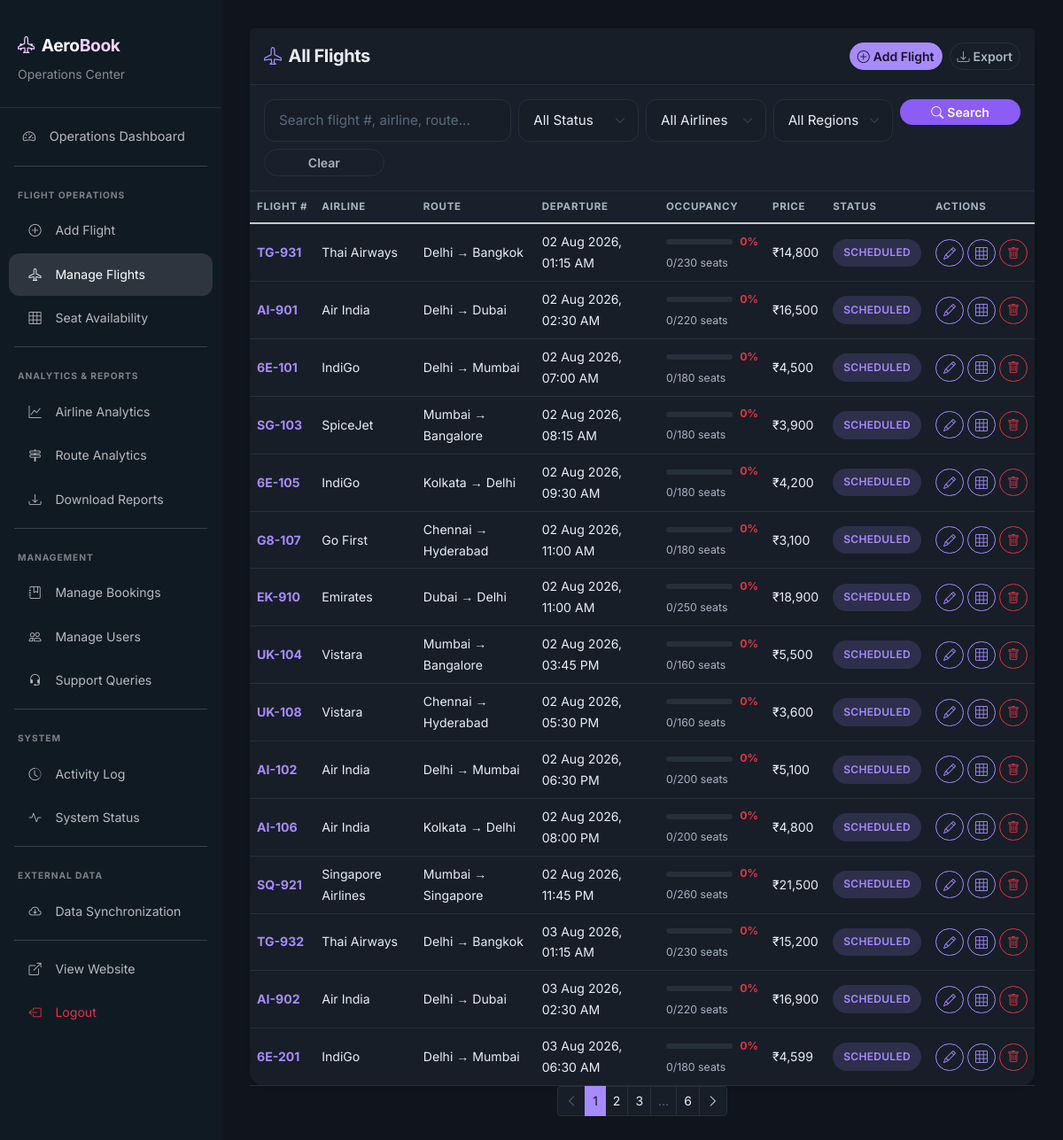
/admin/manage-flights.php (signed in), run on an earlier commit of the app's database.
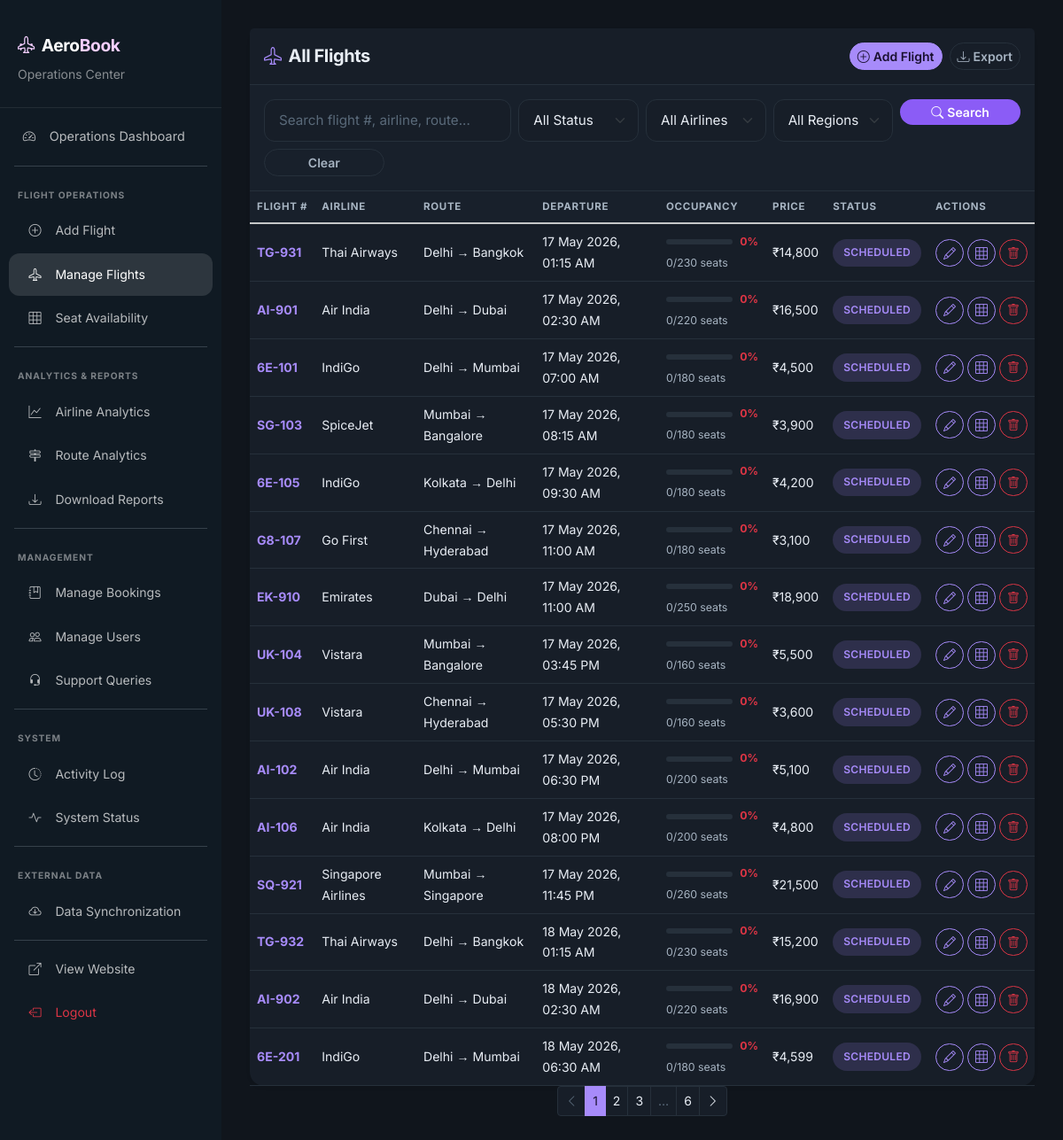
And on a later commit of the database.
### tables this page shows
CREATE TABLE IF NOT EXISTS flights (
    flight_id INT AUTO_INCREMENT PRIMARY KEY,
    airline_name VARCHAR(100) NOT NULL,
    flight_number VARCHAR(20) NOT NULL UNIQUE,
    source VARCHAR(100) NOT NULL,
    destination VARCHAR(100) NOT NULL,
    departure_time DATETIME NOT NULL,
    arrival_time DATETIME NOT NULL,
    total_seats INT NOT NULL DEFAULT 180,
    seats_available INT NOT NULL DEFAULT 180,
    price DECIMAL(10, 2) NOT NULL,
    status ENUM('Scheduled', 'Delayed', 'Cancelled', 'Completed') DEFAULT 'Scheduled',
    created_at TIMESTAMP DEFAULT CURRENT_TIMESTAMP,
     
     
     
    CONSTRAINT chk_flights_seats CHECK (seats_available <= total_seats)
);

### includes/TokenHelper.php (called while the page is built, shortened)
<?php
if (!defined('AEROBOOK_TOKEN_HELPER')) {
function generateDeleteToken() {
    $token = bin2hex(random_bytes(16));
    return $token;
}
function deleteLink($baseUrl, $param, $value) {
    $token = generateDeleteToken();
    return BASE_URL . $baseUrl . '?' . $param . '=' . $value . '&token=' . $token;
}
}

### admin/manage-flights.php (the view, shortened to what this page needs)
<?php
require_once __DIR__ . '/includes/admin-header.php';
require_once __DIR__ . '/../includes/Paginator.php';
$search = trim($_GET['search'] ?? '');
$sql = "SELECT * FROM flights WHERE 1=1";
$sql .= " ORDER BY departure_time ASC";
$countSql = "SELECT COUNT(*) as c FROM ($sql) as sub";
$countStmt = mysqli_prepare($conn, $countSql);
mysqli_stmt_execute($countStmt);
$totalRows = (int)mysqli_fetch_assoc(mysqli_stmt_get_result($countStmt))['c'];
$paginator = new Paginator($totalRows, 15);
$sql .= " LIMIT {$paginator->perPage()} OFFSET {$paginator->offset()}";
$stmt = mysqli_prepare($conn, $sql);
mysqli_stmt_execute($stmt);
$flights_result = mysqli_stmt_get_result($stmt);
$flights = [];
while ($f = mysqli_fetch_assoc($flights_result)) $flights[] = $f;
?>
<div class="card border-0 shadow-sm rounded-4">
    <div class="card-header bg-white p-3 border-bottom d-flex justify-content-between align-items-center flex-wrap gap-2">
        <h5 class="mb-0 fw-bold"><i class="bi bi-airplane me-2 text-primary"></i>All Flights</h5>
        <div class="d-flex gap-2 flex-wrap">
            <a href="add-flight.php" class="btn btn-primary btn-sm"><i class="bi bi-plus-circle me-1"></i>Add Flight</a>
            <a href="reports.php?export=1&type=flights" class="btn btn-outline-secondary btn-sm"><i class="bi bi-download me-1"></i>Export</a>
        </div>
    </div>
    <div class="card-body p-3 bg-light border-bottom">
        <form method="GET" class="row g-2">
            <div class="col-md-4"><input type="text" name="search" class="form-control form-control-sm" placeholder="Search flight #, airline, route..." value="<?php echo htmlspecialchars($search); ?>"></div>
            <div class="col-md-2">
                <select name="status" class="form-select form-select-sm">
                    <option value="">All Status</option>
                </select>
            </div>
            <div class="col-md-2">
                <select name="airline" class="form-select form-select-sm">
                    <option value="">All Airlines</option>
                </select>
            </div>
<div class="col-md-2">
                <select name="region" class="form-select form-select-sm">
                    <option value="">All Regions</option>
                </select>
            </div>
            <div class="col-md-2"><button type="submit" class="btn btn-accent btn-sm w-100"><i class="bi bi-search me-1"></i>Search</button></div>
            <div class="col-md-2"><a href="manage-flights.php" class="btn btn-outline-secondary btn-sm w-100">Clear</a></div>
        </form>
    </div>
    <div class="card-body p-0">
        <div class="table-responsive">
            <table class="table table-hover align-middle mb-0">
                <thead class="table-light">
                    <tr><th>Flight #</th><th>Airline</th><th>Route</th><th>Departure</th><th>Occupancy</th><th>Price</th><th>Status</th><th>Actions</th></tr>
                </thead>
                <tbody>
                    <?php if (empty($flights)): ?>
                    <tr><td colspan="8" class="text-center text-muted py-4">No flights found matching your criteria.</td></tr>
                    <?php else: foreach($flights as $f):
                        $booked = $f['total_seats'] - $f['seats_available'];
                        $occ = $f['total_seats'] > 0 ? round($booked / $f['total_seats'] * 100, 1) : 0;
                    ?>
                    <tr>
                        <td><span class="text-accent fw-bold"><?php echo htmlspecialchars($f['flight_number']); ?></span></td>
                        <td><?php echo htmlspecialchars($f['airline_name']); ?></td>
                        <td><?php echo htmlspecialchars($f['source'] . ' → ' . $f['destination']); ?></td>
                        <td><?php echo formatDateTime($f['departure_time']); ?></td>
                        <td style="min-width:120px;">
                            <div class="d-flex align-items-center gap-2">
                                <div class="progress flex-grow-1" style="height:6px;">
                                </div>
                                <small class="fw-bold <?php echo $occ >= 80 ? 'text-success' : ($occ >= 50 ? 'text-warning' : 'text-danger'); ?>"><?php echo $occ; ?>%</small>
                            </div>
                            <small class="text-muted"><?php echo $booked; ?>/<?php echo $f['total_seats']; ?> seats</small>
                        </td>
                        <td><?php echo formatPrice($f['price']); ?></td>
                        <td><?php echo statusBadge($f['status']); ?></td>
                        <td>
                            <div class="d-flex gap-1">
                                <a href="edit-flight.php?id=<?php echo $f['flight_id']; ?>" class="btn btn-sm btn-outline-primary" title="Edit flight" aria-label="Edit flight <?php echo $f['flight_number']; ?>"><i class="bi bi-pencil"></i></a>
                                <a href="manage-seats.php?flight_id=<?php echo $f['flight_id']; ?>" class="btn btn-sm btn-outline-info" title="View seats" aria-label="View seats for <?php echo $f['flight_number']; ?>"><i class="bi bi-grid-3x3"></i></a>
                                <a href="<?php echo deleteLink('admin/manage-flights.php', 'delete', $f['flight_id'], 'Delete'); ?>" class="btn btn-sm btn-outline-danger" onclick="return confirm('Delete flight permanently?')" title="Delete flight" aria-label="Delete flight <?php echo $f['flight_number']; ?>"><i class="bi bi-trash"></i></a>
                            </div>
                        </td>
                    </tr>
                    <?php endforeach; endif; ?>
                </tbody>
            </table>
        </div>
    </div>
</div>
<?php echo $paginator->render(); ?>
<?php require_once __DIR__ . '/includes/admin-footer.php'; ?>

### admin/includes/admin-header.php (shortened to what this page needs)
<?php
require_once __DIR__ . '/../../includes/functions.php';
?>
<!DOCTYPE html>
<html lang="en">
<head>
    <link href="https://cdn.jsdelivr.net/npm/bootstrap@5.3.3/dist/css/bootstrap.min.css" rel="stylesheet">
    <link href="https://cdn.jsdelivr.net/npm/bootstrap-icons@1.11.3/font/bootstrap-icons.min.css" rel="stylesheet">
    <link href="https://db.onlinewebfonts.com/c/04e6981992c0e2e7642af2074ebe3901?family=Helvetica+Now+Display+Bold" rel="stylesheet">
    <?php $cssVer = filemtime(__DIR__ . '/../../css/aerobook.css'); ?>
    <link href="<?php echo asset('css/style.css') . '?v=' . filemtime(__DIR__ . '/../../css/style.css'); ?>" rel="stylesheet">
    <link href="<?php echo asset('css/aerobook.css') . '?v=' . $cssVer; ?>" rel="stylesheet">
</head>
<body>
<div class="admin-wrapper">
    <aside class="admin-sidebar collapse d-lg-block" id="adminSidebar">
        <div class="sidebar-pinned">
            <div class="sidebar-brand d-flex justify-content-between align-items-start">
                <div>
                    <h4><i class="bi bi-airplane-engines me-2" style="color: #F4CEFF;"></i><span class="text-white">Aero</span><span style="color: #F4CEFF;">Book</span></h4>
                    <small>Operations Center</small>
                </div>
            </div>
            <a href="<?php echo BASE_URL; ?>admin/dashboard.php" class="pinned-dashboard-link <?php echo basename($_SERVER['PHP_SELF'])=='dashboard.php'?'active':''; ?>"><i class="bi bi-speedometer2"></i>Operations Dashboard</a>
            <hr class="text-muted opacity-25">
        </div>
        <ul class="sidebar-nav">
            <li class="sidebar-label">Flight Operations</li>
            <li><a href="<?php echo BASE_URL; ?>admin/add-flight.php" class="<?php echo basename($_SERVER['PHP_SELF'])=='add-flight.php'?'active':''; ?>"><i class="bi bi-plus-circle"></i>Add Flight</a></li>
            <li><a href="<?php echo BASE_URL; ?>admin/manage-flights.php" class="<?php echo basename($_SERVER['PHP_SELF'])=='manage-flights.php'?'active':''; ?>"><i class="bi bi-airplane"></i>Manage Flights</a></li>
            <li><a href="<?php echo BASE_URL; ?>admin/manage-seats.php" class="<?php echo basename($_SERVER['PHP_SELF'])=='manage-seats.php'?'active':''; ?>"><i class="bi bi-grid-3x3"></i>Seat Availability</a></li>
            <li><hr class="text-muted opacity-25"></li>
            <li class="sidebar-label">Analytics & Reports</li>
            <li><a href="<?php echo BASE_URL; ?>admin/analytics.php" class="<?php echo basename($_SERVER['PHP_SELF'])=='analytics.php'?'active':''; ?>"><i class="bi bi-graph-up"></i>Airline Analytics</a></li>
            <li><a href="<?php echo BASE_URL; ?>admin/route-analytics.php" class="<?php echo basename($_SERVER['PHP_SELF'])=='route-analytics.php'?'active':''; ?>"><i class="bi bi-signpost-2"></i>Route Analytics</a></li>
            <li><a href="<?php echo BASE_URL; ?>admin/reports.php" class="<?php echo basename($_SERVER['PHP_SELF'])=='reports.php'?'active':''; ?>"><i class="bi bi-download"></i>Download Reports</a></li>
            <li><hr class="text-muted opacity-25"></li>
            <li class="sidebar-label">Management</li>
            <li><a href="<?php echo BASE_URL; ?>admin/manage-bookings.php" class="<?php echo basename($_SERVER['PHP_SELF'])=='manage-bookings.php'?'active':''; ?>"><i class="bi bi-journal-bookmark"></i>Manage Bookings</a></li>
            <li><a href="<?php echo BASE_URL; ?>admin/manage-users.php" class="<?php echo basename($_SERVER['PHP_SELF'])=='manage-users.php'?'active':''; ?>"><i class="bi bi-people"></i>Manage Users</a></li>
            <li><a href="<?php echo BASE_URL; ?>admin/manage-contacts.php" class="<?php echo basename($_SERVER['PHP_SELF'])=='manage-contacts.php'?'active':''; ?>"><i class="bi bi-headset"></i>Support Queries</a></li>
            <li><hr class="text-muted opacity-25"></li>
            <li class="sidebar-label">System</li>
            <li><a href="<?php echo BASE_URL; ?>admin/activity-log.php" class="<?php echo basename($_SERVER['PHP_SELF'])=='activity-log.php'?'active':''; ?>"><i class="bi bi-clock-history"></i>Activity Log</a></li>
            <li><a href="<?php echo BASE_URL; ?>admin/diagnostics.php" class="<?php echo basename($_SERVER['PHP_SELF'])=='diagnostics.php'?'active':''; ?>"><i class="bi bi-activity"></i>System Status</a></li>
            <li><hr class="text-muted opacity-25"></li>
            <li class="sidebar-label">External Data</li>
            <li><a href="<?php echo BASE_URL; ?>admin/aviation-sync.php" class="<?php echo basename($_SERVER['PHP_SELF'])=='aviation-sync.php'?'active':''; ?>"><i class="bi bi-cloud-arrow-down"></i>Data Synchronization</a></li>
            <li><hr class="text-muted opacity-25"></li>
            <li><a href="<?php echo BASE_URL; ?>index.php" target="_blank"><i class="bi bi-box-arrow-up-right"></i>View Website</a></li>
            <li><a href="<?php echo BASE_URL; ?>admin/logout.php" class="text-danger"><i class="bi bi-box-arrow-left"></i>Logout</a></li>
        </ul>
    </aside>
    <div class="admin-content">

### includes/functions.php (shortened to what this page needs)
<?php
function asset($path) {
    return BASE_URL . ltrim($path, '/');
}
function formatPrice($price) {
    return '₹' . number_format((float) $price, 0);
}
function formatDateTime($datetime) {
    return date('d M Y, h:i A', strtotime($datetime));
}
function statusBadge($status) {
    $classes = [
        'Confirmed' => 'badge-status bg-success',
        'Cancelled' => 'badge-status bg-danger',
        'Scheduled' => 'badge-status bg-primary',
        'Delayed'   => 'badge-status bg-warning',
        'Completed' => 'badge-status bg-secondary',
        'Checked-in' => 'badge-status bg-info',
    ];
    $class = $classes[$status] ?? 'badge-status bg-secondary';
    return '<span class="' . $class . '">' . $status . '</span>';
}

### includes/Paginator.php (shortened to what this page needs)
<?php
class Paginator {
    private int $perPage;
    private int $currentPage;
    private int $totalPages;
    public function __construct(
        int $totalItems,
        int $perPage = 20,
        private string $pageParam = 'page'
    ) {
        $this->totalItems = max(0, $totalItems);
        $this->perPage = max(1, $perPage);
        $this->totalPages = max(1, (int)ceil($this->totalItems / $this->perPage));
        $this->currentPage = max(1, min($this->totalPages, (int)($_GET[$this->pageParam] ?? 1)));
    }
    public function offset(): int {
        return ($this->currentPage - 1) * $this->perPage;
    }
    public function perPage(): int {
        return $this->perPage;
    }
    public function hasPages(): bool {
        return $this->totalPages > 1;
    }
    public function hasPrevious(): bool {
        return $this->currentPage > 1;
    }
    public function hasNext(): bool {
        return $this->currentPage < $this->totalPages;
    }
    private function buildUrl(int $page): string {
        $params = $_GET;
        $params[$this->pageParam] = $page;
        return '?' . http_build_query($params);
    }
    public function render(): string {
        $html = '<nav aria-label="Page navigation"><ul class="pagination pagination-sm justify-content-center">';
        if ($this->hasPrevious()) {
            $html .= '<li class="page-item"><a class="page-link" href="' . $this->buildUrl($this->currentPage - 1) . '" aria-label="Previous"><i class="bi bi-chevron-left"></i></a></li>';
        } else {
            $html .= '<li class="page-item disabled"><span class="page-link"><i class="bi bi-chevron-left"></i></span></li>';
        }
        $start = max(1, $this->currentPage - 2);
        $end = min($this->totalPages, $this->currentPage + 2);
        for ($i = $start; $i <= $end; $i++) {
            if ($i === $this->currentPage) {
                $html .= '<li class="page-item active"><span class="page-link">' . $i . '</span></li>';
            } else {
                $html .= '<li class="page-item"><a class="page-link" href="' . $this->buildUrl($i) . '">' . $i . '</a></li>';
            }
        }
        if ($end < $this->totalPages) {
            if ($end < $this->totalPages - 1) {
                $html .= '<li class="page-item disabled"><span class="page-link">…</span></li>';
            }
            $html .= '<li class="page-item"><a class="page-link" href="' . $this->buildUrl($this->totalPages) . '">' . $this->totalPages . '</a></li>';
        }
        if ($this->hasNext()) {
            $html .= '<li class="page-item"><a class="page-link" href="' . $this->buildUrl($this->currentPage + 1) . '" aria-label="Next"><i class="bi bi-chevron-right"></i></a></li>';
        } else {
            $html .= '<li class="page-item disabled"><span class="page-link"><i class="bi bi-chevron-right"></i></span></li>';
        }
        $html .= '</ul></nav>';
        return $html;
    }
}

### admin/includes/admin-footer.php (shortened to what this page needs)
    </div>
</div>
</body>
</html>

What changed in the data, as far as the page shows it:
changed flights "TG-931": departure_time "02 Aug 2026, 01:15 AM" → "17 May 2026, 01:15 AM"
changed flights "AI-901": departure_time "02 Aug 2026, 02:30 AM" → "17 May 2026, 02:30 AM"
changed flights: departure_time "02 Aug 2026, 07:00 AM" → "17 May 2026, 07:00 AM"
changed flights "SG-103": departure_time "02 Aug 2026, 08:15 AM" → "17 May 2026, 08:15 AM"
changed flights: departure_time "02 Aug 2026, 09:30 AM" → "17 May 2026, 09:30 AM"
changed flights "Go First": departure_time "02 Aug 2026, 11:00 AM" → "17 May 2026, 11:00 AM"
changed flights "EK-910": departure_time "02 Aug 2026, 11:00 AM" → "17 May 2026, 11:00 AM"
changed flights "UK-104": departure_time "02 Aug 2026, 03:45 PM" → "17 May 2026, 03:45 PM"
changed flights "UK-108": departure_time "02 Aug 2026, 05:30 PM" → "17 May 2026, 05:30 PM"
changed flights "AI-102": departure_time "02 Aug 2026, 06:30 PM" → "17 May 2026, 06:30 PM"
changed flights "AI-106": departure_time "02 Aug 2026, 08:00 PM" → "17 May 2026, 08:00 PM"
changed flights "SQ-921": departure_time "02 Aug 2026, 11:45 PM" → "17 May 2026, 11:45 PM"
changed flights "TG-932": departure_time "03 Aug 2026, 01:15 AM" → "18 May 2026, 01:15 AM"
changed flights "AI-902": departure_time "03 Aug 2026, 02:30 AM" → "18 May 2026, 02:30 AM"
changed flights: departure_time "03 Aug 2026, 06:30 AM" → "18 May 2026, 06:30 AM"
